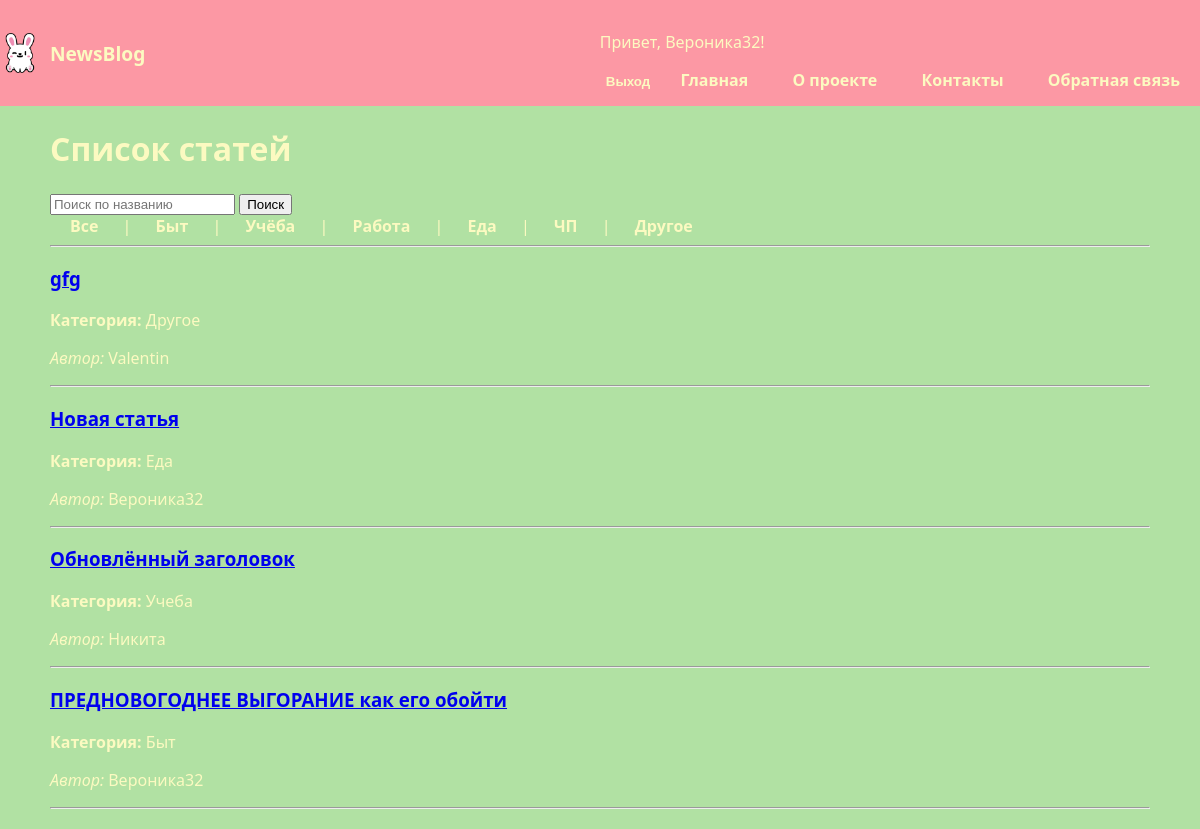
Page /articles/ (signed in) on the committed database.
### statiysate/models.py (models this page shows, shortened)
class User(AbstractUser):
    username=None
    name=models.CharField(max_length=100, unique=True, verbose_name="Имя пользователя")
    USERNAME_FIELD = 'name'
    REQUIRED_FIELDS = ['email']
    objects = CustomUserManager()
    class Meta:
        verbose_name="Пользователь"
        verbose_name_plural= "Пользователи"

class Article(models.Model):
    title=models.CharField(max_length=200, verbose_name="Название статьи")
    short_description=models.TextField(max_length=400, verbose_name="Краткое описание")
    text=models.TextField(verbose_name="Текст статьи")
    created_at=models.DateTimeField(auto_now_add=True, verbose_name="Дата создания")
    user = models.ForeignKey(User, on_delete=models.CASCADE, related_name="articles", verbose_name="Автор", default=1)
    CATEGORY_CHOICES = [
        ("bit", "Быт"),
        ("studies", "Учеба"),
        ("work", "Работа"),
        ("food", "Еда"),
        ("emergency", "ЧП"),
        ("other", "Другое"),
    ]
    category = models.CharField(max_length=50, choices=CATEGORY_CHOICES, default="other",verbose_name="Категория")
    class Meta:
        verbose_name="Статья"
        verbose_name_plural="Статьи"
        ordering=['-created_at']

### statiysate/views.py (the view)
# urls.py: path('articles/', views.article_list, name='article_list'),
def article_list(request):
    query = request.GET.get('q', '')
    if query:
        articles = Article.objects.filter(title__icontains=query)
    else:
        articles = Article.objects.all()
    return render(request, 'articles/list.html', {'articles': articles, 'query': query})

### statiysate/templates/articles/list.html
{% extends "basee.html" %}
{% block body %}
<h1>Список статей</h1>
<form method="get" action="/articles/">
  <input type="text" name="q" placeholder="Поиск по названию" value="{{ query }}">
  <button type="submit">Поиск</button>
</form>
<nav>
    <a href="/articles/">Все</a> |
    <a href="/articles/bit/">Быт</a> |
    <a href="/articles/studies/">Учёба</a> |
    <a href="/articles/work/">Работа</a> |
    <a href="/articles/food/">Еда</a> |
    <a href="/articles/emergency/">ЧП</a> |
    <a href="/articles/other/">Другое</a>
</nav>
<hr>
{% for article in articles %}
  <div>
    <a href="{% url 'article_detail' article.id %}"><h3>{{ article.title }}</h3></a>
    <p><b>Категория:</b> {{ article.get_category_display }}</p>
    <p><i>Автор:</i> {{ article.user.name }}</p>
    <hr>
  </div>
{% empty %}
  <p>Нет статей.</p>
{% endfor %}
{% endblock %}

### temp/basee.html (shortened to what this page needs)
<!DOCTYPE html>
<html lang="ru">
<head>
</head>
<body>
    {% load static %}
    <header>
        <div class="logo">
            <img src="{% static 'images/wink.png' %}" alt="Логотип">
            <span>NewsBlog</span>
        </div>
        <nav>
            {% if user.is_authenticated %}
                <p>Привет, {{ user.name }}!</p>
                <form action="{% url 'logout' %}" method="post" style="display:inline;">
                    <button type="submit" style="background:none;border:none;color:#fcfac1;font-weight:bold;cursor:pointer;">
                        Выход
                    </button>
                </form>
            {% else %}
                <a href="{% url 'login' %}">Вход</a>
                <a href="{% url 'register' %}">Регистрация</a>
            {% endif %}
            <a href="{% url 'home' %}">Главная</a>
            <a href="{% url 'about' %}">О проекте</a>
            <a href="{% url 'contactsnum' %}">Контакты</a>
            <a href="{% url 'contact' %}">Обратная связь</a>
        </nav>
    </header>
    <div class="page-content">
        {% block body %}{% endblock body %}
    </div>
</body>
</html>

### temp/basee.html (style rules this page uses)
body { font-family: "Segoe UI", Arial, sans-serif; margin:0; background-color: #b1e1a3; color: #fcfac1; }
header { background-color: #fc98a4; padding: 15px 0; display: flex; align-items: center; justify-content: space-between; flex-wrap: wrap; }
.logo { display: flex; align-items: center; gap: 10px; }
.logo img { height: 40px; width: 40px; border-radius: 8px; object-fit: cover; }
.logo span { font-size: 1.2rem; font-weight: bold; }
nav { display: inline-block; }
nav a { text-decoration: none; color: #fcfac1; font-weight: bold; margin: 0 20px; transition: color 0.3s ease; }
.page-content { margin: 20px 50px; }

### rows in the picture
User: name "Вероника32"
Article: title "gfg", category "Другое", user.name "Valentin"
Article: title "Новая статья", category "Еда", user.name "Вероника32"
Article: title "Обновлённый заголовок", category "Учеба", user.name "Никита"
Article: title "ПРЕДНОВОГОДНЕЕ ВЫГОРАНИЕ как его обойти", category "Быт", user.name "Вероника32"
